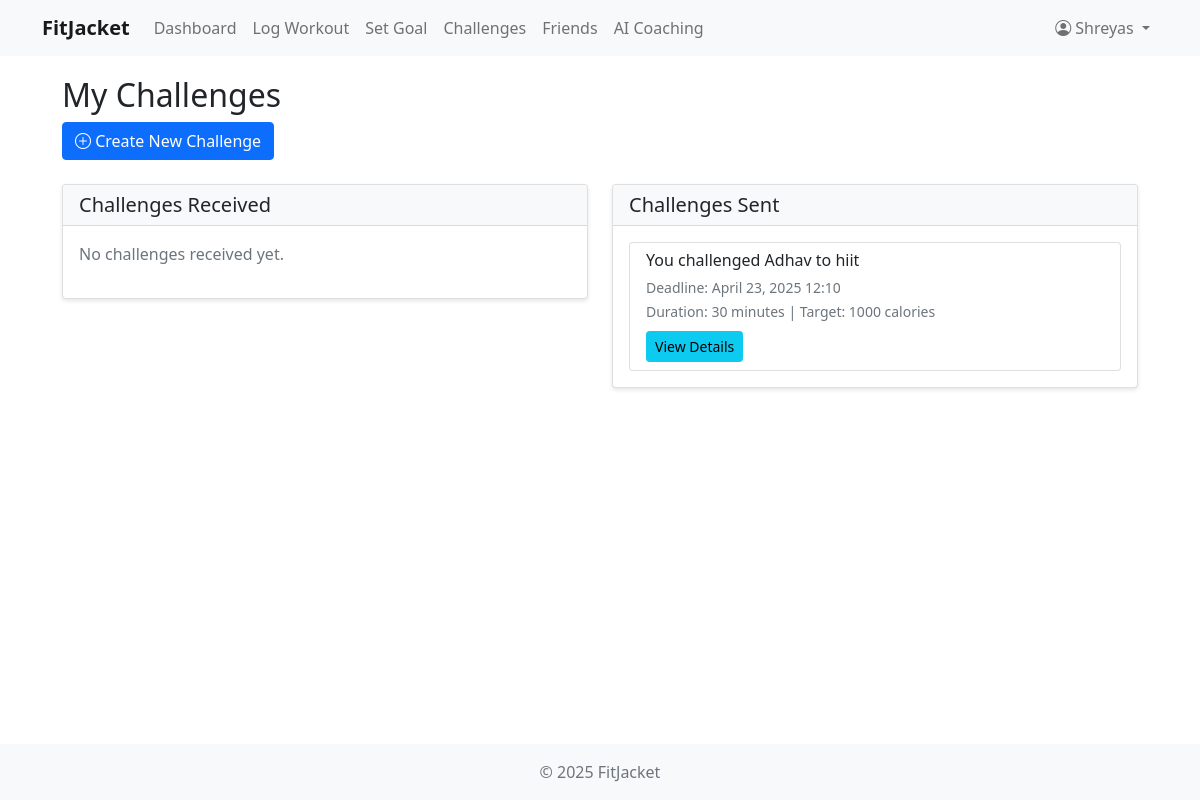
Page /challenges/ (signed in) on the committed database.
### fitness/models.py (models this page shows, shortened)
class CustomUser(AbstractUser):
    USER_TYPE_CHOICES = (
        ('user', 'User'),
        ('coach', 'Coach'),
    )
    user_type = models.CharField(max_length=10, choices=USER_TYPE_CHOICES, default='user')
    bio = models.TextField(blank=True)
    profile_picture = models.ImageField(upload_to='profile_pictures/', null=True, blank=True)
    fitness_level = models.CharField(max_length=20, choices=(
        ('beginner', 'Beginner'),
        ('intermediate', 'Intermediate'),
        ('advanced', 'Advanced'),
    ), default='beginner')
    friends = models.ManyToManyField('self', symmetrical=False, blank=True)

class Challenge(models.Model):
    WORKOUT_TYPES = [
        ('cardio', 'Cardio'),
        ('strength', 'Strength Training'),
        ('flexibility', 'Flexibility'),
        ('hiit', 'HIIT'),
        ('other', 'Other')
    ]
    STATUS_CHOICES = [
        ('pending', 'Pending'),
        ('accepted', 'Accepted'),
        ('completed', 'Completed'),
        ('declined', 'Declined')
    ]
    challenger = models.ForeignKey(CustomUser, on_delete=models.CASCADE, related_name='challenges_sent', null=True)
    challenged = models.ForeignKey(CustomUser, on_delete=models.CASCADE, related_name='challenges_received', null=True)
    workout_type = models.CharField(max_length=20, choices=WORKOUT_TYPES, default='cardio')
    duration = models.PositiveIntegerField(help_text="Duration in minutes", default=30)
    description = models.TextField(blank=True)
    deadline = models.DateTimeField(null=True)
    status = models.CharField(max_length=20, choices=STATUS_CHOICES, default='pending')
    created_at = models.DateTimeField(auto_now_add=True)
    completed_at = models.DateTimeField(null=True, blank=True)
    calories_target = models.PositiveIntegerField(null=True, blank=True, help_text="Target calories to burn")
    location = models.CharField(max_length=100, blank=True)
    notes = models.TextField(blank=True, help_text="Additional notes or requirements")
    class Meta:
        ordering = ['-created_at']

### fitness/views.py (the view)
# urls.py: path('challenges/', views.challenges, name='challenges'),
@login_required
def challenges(request):
    sent_challenges = Challenge.objects.filter(challenger=request.user)
    received_challenges = Challenge.objects.filter(challenged=request.user)
    return render(request, 'fitness/challenges.html', {
        'sent_challenges': sent_challenges,
        'received_challenges': received_challenges,
        'title': 'My Challenges'
    })

### fitness/templates/fitness/challenges.html (shortened to what this page needs)
{% extends 'fitness/base.html' %}
{% block content %}
<div class="container">
    <div class="row mb-4">
        <div class="col">
            <h2>My Challenges</h2>
            <a href="{% url 'create_challenge' %}" class="btn btn-primary">
                <i class="bi bi-plus-circle"></i> Create New Challenge
            </a>
        </div>
    </div>
    <div class="row">
        <div class="col-md-6">
            <div class="card">
                <div class="card-header">
                    <h5 class="mb-0">Challenges Received</h5>
                </div>
                <div class="card-body">
                    {% if received_challenges %}
                        <div class="list-group">
                            {% for challenge in received_challenges %}
                                <div class="list-group-item">
                                    <div class="d-flex justify-content-between align-items-center">
                                        <div>
                                            <h6 class="mb-1">{{ challenge.challenger.username }} challenged you to {{ challenge.workout_type }}</h6>
                                            <small class="text-muted">
                                                Deadline: {{ challenge.deadline|date:"F d, Y H:i" }}
                                                <br>
                                                Duration: {{ challenge.duration }} minutes
                                                {% if challenge.calories_target %}
                                                    | Target: {{ challenge.calories_target }} calories
                                                {% endif %}
                                            </small>
                                        </div>
                                        <span class="badge bg-{{ challenge.status|default:'secondary' }}">
                                            {{ challenge.status|title }}
                                        </span>
                                    </div>
                                    <div class="mt-2">
                                        {% if challenge.status == 'pending' %}
                                            <form method="post" action="{% url 'challenge_detail' challenge.id %}" class="d-inline">
                                                {% csrf_token %}
                                                <button type="submit" name="action" value="accept" class="btn btn-success btn-sm">
                                                    Accept
                                                </button>
                                                <button type="submit" name="action" value="decline" class="btn btn-danger btn-sm">
                                                    Decline
                                                </button>
                                            </form>
                                        {% elif challenge.status == 'accepted' %}
                                            <form method="post" action="{% url 'challenge_detail' challenge.id %}" class="d-inline">
                                                {% csrf_token %}
                                                <button type="submit" name="action" value="complete" class="btn btn-primary btn-sm">
                                                    Mark as Completed
                                                </button>
                                            </form>
                                        {% endif %}
                                        <a href="{% url 'challenge_detail' challenge.id %}" class="btn btn-info btn-sm">
                                            View Details
                                        </a>
                                    </div>
                                </div>
                            {% endfor %}
                        </div>
                    {% else %}
                        <p class="text-muted">No challenges received yet.</p>
                    {% endif %}
                </div>
            </div>
        </div>
        <div class="col-md-6">
            <div class="card">
                <div class="card-header">
                    <h5 class="mb-0">Challenges Sent</h5>
                </div>
                <div class="card-body">
                    {% if sent_challenges %}
                        <div class="list-group">
                            {% for challenge in sent_challenges %}
                                <div class="list-group-item">
                                    <div class="d-flex justify-content-between align-items-center">
                                        <div>
                                            <h6 class="mb-1">You challenged {{ challenge.challenged.username }} to {{ challenge.workout_type }}</h6>
                                            <small class="text-muted">
                                                Deadline: {{ challenge.deadline|date:"F d, Y H:i" }}
                                                <br>
                                                Duration: {{ challenge.duration }} minutes
                                                {% if challenge.calories_target %}
                                                    | Target: {{ challenge.calories_target }} calories
                                                {% endif %}
                                            </small>
                                        </div>
                                        <span class="badge bg-{{ challenge.status|default:'secondary' }}">
                                        </span>
                                    </div>
                                    <div class="mt-2">
                                        <a href="{% url 'challenge_detail' challenge.id %}" class="btn btn-info btn-sm">
                                            View Details
                                        </a>
                                    </div>
                                </div>
                            {% endfor %}
                        </div>
                    {% else %}
                        <p class="text-muted">No challenges sent yet.</p>
                    {% endif %}
                </div>
            </div>
        </div>
    </div>
</div>
{% endblock %}

### fitness/templates/fitness/base.html (shortened to what this page needs)
<!DOCTYPE html>
<html lang="en">
<head>
    <link href="https://cdn.jsdelivr.net/npm/bootstrap@5.1.3/dist/css/bootstrap.min.css" rel="stylesheet">
    <link rel="stylesheet" href="https://cdn.jsdelivr.net/npm/bootstrap-icons@1.7.2/font/bootstrap-icons.css">
</head>
<body>
    <nav class="navbar navbar-expand-lg navbar-light bg-light">
        <div class="container">
            <a class="navbar-brand" href="{% url 'home' %}">FitJacket</a>
            <div class="collapse navbar-collapse" id="navbarNav">
                <ul class="navbar-nav me-auto">
                    {% if user.is_authenticated %}
                        <li class="nav-item">
                            <a class="nav-link" href="{% url 'dashboard' %}">Dashboard</a>
                        </li>
                        <li class="nav-item">
                            <a class="nav-link" href="{% url 'log_workout' %}">Log Workout</a>
                        </li>
                        <li class="nav-item">
                            <a class="nav-link" href="{% url 'set_goal' %}">Set Goal</a>
                        </li>
                        <li class="nav-item">
                            <a class="nav-link" href="{% url 'challenges' %}">Challenges</a>
                        </li>
                        <li class="nav-item">
                            <a class="nav-link" href="{% url 'friends' %}">Friends</a>
                        </li>
                        <li class="nav-item">
                            <a class="nav-link" href="{% url 'ai_coaching' %}">AI Coaching</a>
                        </li>
                    {% endif %}
                </ul>
                <ul class="navbar-nav">
                    {% if user.is_authenticated %}
                        <li class="nav-item dropdown">
                            <a class="nav-link dropdown-toggle" href="#" id="navbarDropdown" role="button" data-bs-toggle="dropdown">
                                <i class="bi bi-person-circle"></i> {{ user.username }}
                            </a>
                        </li>
                    {% endif %}
                </ul>
            </div>
        </div>
    </nav>
    <div class="container main-content">
        {% block content %}
        {% endblock %}
    </div>
    <footer class="footer mt-auto py-3 bg-light">
        <div class="container text-center">
            <span class="text-muted">© 2025 FitJacket</span>
        </div>
    </footer>
</body>
</html>

### fitness/templates/fitness/base.html (style rules this page uses)
html, body { height: 100%; margin: 0; }
body { display: flex; flex-direction: column; }
.navbar-brand { font-weight: bold; }
.nav-link { color: #333; }
.main-content { padding: 20px; flex: 1 0 auto; }
.card { margin-bottom: 20px; box-shadow: 0 2px 4px rgba(0,0,0,0.1); }
.card-header { background-color: #f8f9fa; font-weight: bold; }
.footer { flex-shrink: 0; width: 100%; }

### rows in the picture
CustomUser: username "Shreyas"
Challenge: challenged.username "Adhav", workout_type "hiit", deadline "April 23, 2025 12:10", duration "30", calories_target "1000"
